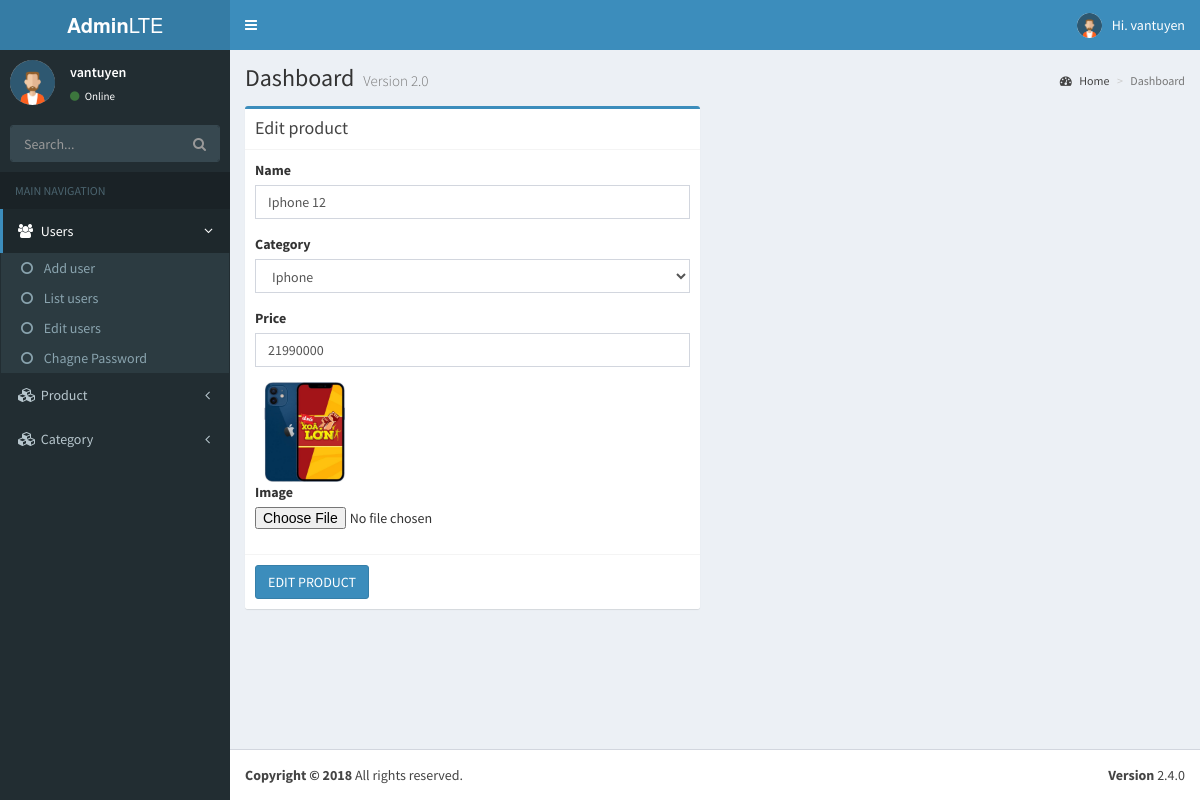
The app's page /admin.php?action=edit_product&id=19 (signed in) with its own data.
### tables this page shows
CREATE TABLE `product` (
  `id` int(11) NOT NULL,
  `product_name` varchar(255) NOT NULL,
  `cate_id` int(11) NOT NULL,
  `price` float NOT NULL,
  `image` varchar(255) NOT NULL
);

### config/config.php (called while the page is built, shortened)
<?php
  class DatabaseConnect {
  		private $server = 'localhost';
		private $username = 'root';
		private $password = '';
		private $database = 'admin';
		protected function connect() {
			$connect = mysqli_connect($this->server, $this->username, $this->password, $this->database);
			mysqli_set_charset($connect,"utf8");
			return $connect;
		}
	}
?>

### model/backend_model.php (the view, shortened to what this page needs)
<?php
	include 'config/config.php';
	class ProductModel extends DatabaseConnect
	{
		function getProductById($id){
			$sql = "SELECT * FROM product WHERE id = '$id'";
			return mysqli_query($this->connect(), $sql);
		}
		function getCateById($category_id = null) {
			$sql = "SELECT * FROM category";
			$select = '';
			$result = mysqli_query($this->connect(), $sql);
			while ($row = $result->fetch_assoc()) {
				$id = $row['id'];
				$name = $row['cate_name'];
				$selected = ($id == $category_id)?'selected':'';
				$select.="<option value='$id' $selected>$name</option>";
			}
			return $select;
		}
	}
?>

### view/backend/edit_product.php (shortened to what this page needs)
<div class="row">
        <div class="col-md-6">
          <div class="box box-primary">
            <div class="box-header with-border">
              <h3 class="box-title">Edit product</h3>
            </div>
            <form role="form" action="admin.php?action=edit_product&id=<?php echo $id?>" method="post" enctype="multipart/form-data">
              <div class="box-body">
                <div class="form-group">
                  <label for="exampleInputName">Name</label>
                  <input type="text" class="form-control" placeholder="Enter name" name="name" value="<?php echo $nameEdit;?>">
                </div>
                <div class="form-group">
                  <label>Category</label>
                  <select class="form-control" name="product_category_id">
                    <?php echo $get_cate_id ?>
                  </select>
                </div>
                <div class="form-group">
                  <label for="exampleInputUsername">Price</label>
                  <input type="text" class="form-control" placeholder="Enter price" name="price" value="<?php echo $priceEdit;?>">
                </div>
                <img src="uploads/product/<?php echo $imageEdit?>">
                <div class="form-group">
                  <label for="exampleInputFile">Image</label>
                  <input type="file" id="exampleInputFile" name="image">
                </div>
              </div>
              <div class="box-footer">
                <button type="submit" class="btn btn-primary" name="edit_product">EDIT PRODUCT</button>
              </div>
            </form>
          </div>
        </div>
      </div>

### view/backend/edit_product.php (style rules this page uses)
img { height: 100px; }

### records on screen
product: name "Iphone 12", price "21990000", image (picture)

### other values on screen
$_SESSION['login'] "vantuyen"
form field product_category_id "Iphone"
